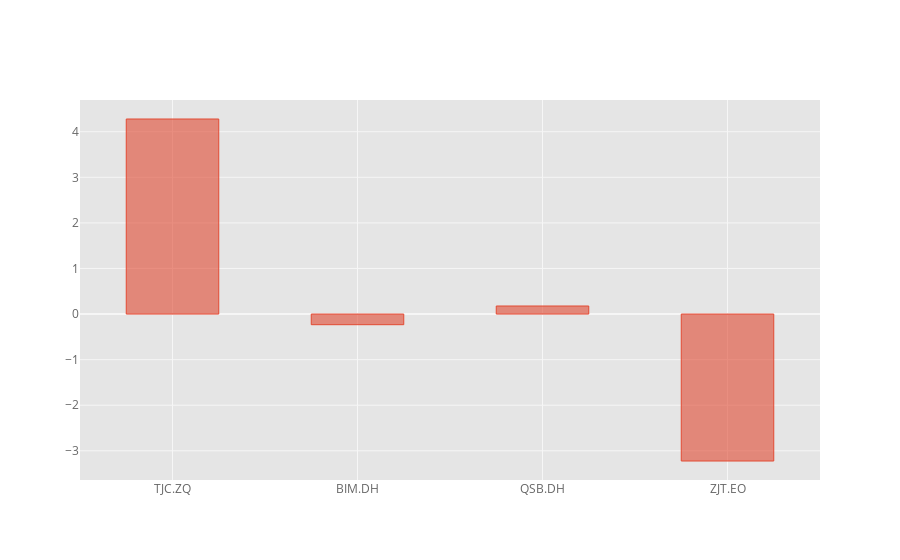

Notebook source saved alongside this figure:
### Markdown cell above
## Bar Plots

### Code cell
df.iloc[3].iplot(kind='bar',bargap=.5)

### Figure 1 — Plotly figure (JSON) as saved in the notebook; plotly's stock layout.template omitted (floating-point values rounded to 4 significant figures)
{"data": [{"marker": {"color": "rgba(226, 74, 51, 0.6)", "line": {"color": "rgba(226, 74, 51, 1.0)", "width": 1}}, "name": "2015-01-04 00:00:00", "orientation": "v", "text": "", "type": "bar", "x": ["TJC.ZQ", "BIM.DH", "QSB.DH", "ZJT.EO"], "y": [4.279, -0.2334, 0.1765, -3.223]}], "layout": {"bargap": 0.5, "legend": {"bgcolor": "#FFFFFF", "font": {"color": "#666666"}}, "paper_bgcolor": "#FFFFFF", "plot_bgcolor": "#E5E5E5", "title": {"font": {"color": "#151516"}, "x": 0.5}, "xaxis": {"gridcolor": "#F6F6F6", "showgrid": true, "tickfont": {"color": "#666666"}, "title": {"font": {"color": "#666666"}, "text": ""}, "zerolinecolor": "#F6F6F6"}, "yaxis": {"gridcolor": "#F6F6F6", "showgrid": true, "tickfont": {"color": "#666666"}, "title": {"font": {"color": "#666666"}, "text": ""}, "zerolinecolor": "#F6F6F6"}}}
